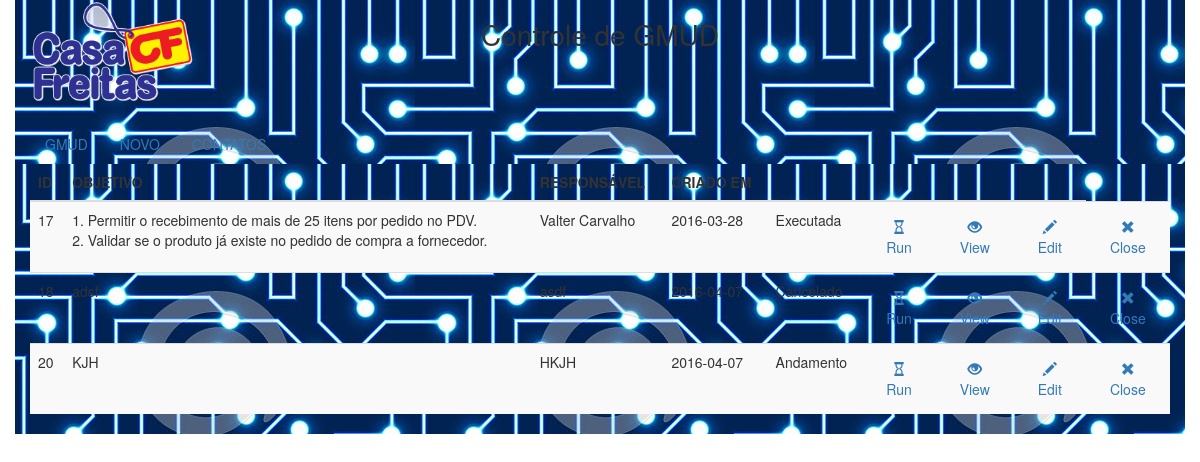
Before: / with the older database file.
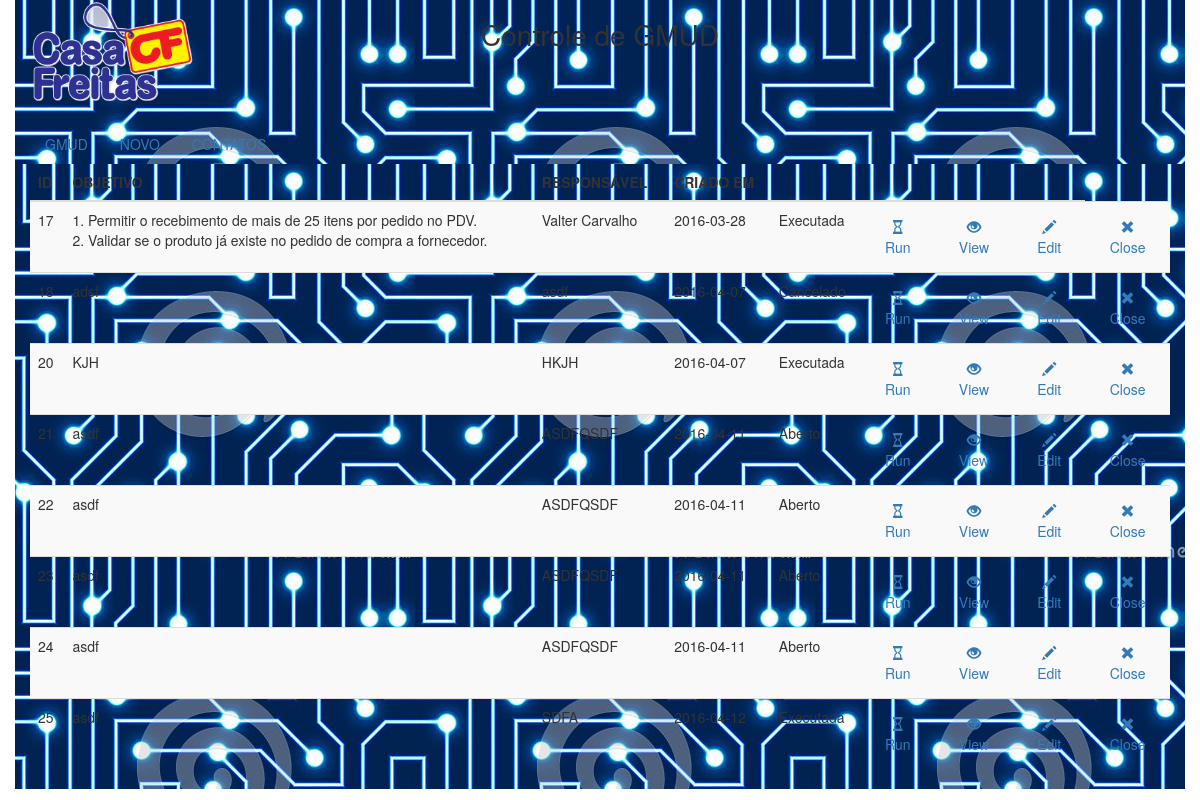
After: the same page with the newer database file.
### tables this page shows
CREATE TABLE IF NOT EXISTS `gmud` (
  `id` int(11) NOT NULL AUTO_INCREMENT,
  `tipoMudanca` int(11) NOT NULL,
  `sistema` varchar(45) NOT NULL,
  `modulos` varchar(45) NOT NULL,
  `descricao` text NOT NULL,
  `objetivo` text NOT NULL,
  `requisitante` varchar(45) NOT NULL,
  `chamado` varchar(45) DEFAULT NULL,
  `dataHoraExecPret` datetime NOT NULL,
  `homologado` tinyint(1) NOT NULL,
  `riscoDesc` text NOT NULL,
  `riscoDescNaoExec` text NOT NULL,
  `indisponibilidade` text NOT NULL,
  `contigencia` varchar(45) NOT NULL,
  `respMudanca` varchar(45) NOT NULL,
  `respValMudanca` varchar(45) NOT NULL,
  `observacao` text,
  `resultato` varchar(100) DEFAULT NULL,
  `problemas` varchar(400) DEFAULT NULL,
  `riscoExecucao` int(11) NOT NULL,
  `riscoNaoExecucao` int(11) NOT NULL,
  `dataCriacao` date NOT NULL,
  `inicioExecucao` datetime DEFAULT NULL,
  `dataFechamento` datetime DEFAULT NULL,
  `situacao` int(11) NOT NULL,
  PRIMARY KEY (`id`),
  KEY `riscoMudanca_idx` (`riscoExecucao`),
  KEY `riscoNaoMudanca_idx` (`riscoNaoExecucao`),
  KEY `tipoMudanca_idx` (`tipoMudanca`),
  KEY `situacao` (`situacao`),
  KEY `situacao_2` (`situacao`)
);

### src/listarGmud.php (the view, shortened to what this page needs)
<?php
$listaGmud = "Select * from gmud";
$result = mysqli_query($link, $listaGmud);
?>
 	<div class="container">
 		<div class="table-responsive">
	 		<table class="table table-striped">
	 			<thead>
	 				<tr>
	 					<th>ID</th>
	 					<th>OBJETIVO</th>
	 					<th>RESPONSÁVEL</th>
	 					<th>CRIADO EM</th>
	 					<th></th>
	 					<th></th>
	 					<th></th>
	 					<th></th>
	 				</tr>
	 			</thead>
	 			<tbody>
	 				<?php while ($gmud = mysqli_fetch_assoc($result)): ?>
	 				<?php 	$resultSituacao = mysqli_query($link, "select descricao from situacaogmud where id={$gmud['situacao']}");
	 								$gmud['situacao'] = mysqli_fetch_assoc($resultSituacao)['descricao'];
	 				?>
					<?php
					$btnRun = "false";
					$btnEdit = "false";
					$btnClose = "false";
					switch ($gmud['situacao']){
						case "Aberto":
							$btnRun = "true";
							$btnEdit = "true";
							break;
						case "Cancelado":
							break;
						case "Executada":
							break;
						case "Andamento":
							$btnClose = "true";
							break;
					}
					?>
	 				<tr>
	 					<td><?=$gmud['id']?></td>
	 					<td><?=$gmud['objetivo']?></td>
	 					<td><?=$gmud['respMudanca']?></td>
	 					<td><?=$gmud['dataCriacao']?></td>
	 					<td><?=$gmud['situacao']?></td>
	 					<td class="text-center">
	 						<a class="btn" onclick="return <?=$btnRun?>" href="executarGmudLogic.php?id=<?=$gmud['id']?>"  >
	 							<span class="glyphicon glyphicon-hourglass" area-hidden="falue"></span><br/>Run
	 						</a>
	 					</td>
	 					<td class="text-center">
	 						<a class="btn" href="index.php?pagina=visualizar&id=<?=$gmud['id']?>"  >
	 							<span class="glyphicon glyphicon-eye-open" area-hidden="true"></span><br/>View
	 						</a>
	 					</td>
	 					<td class="text-center">
							<a class="btn" onclick="return <?=$btnEdit?>" href="alterarGmud.php?id=<?=$gmud['id'] ?>">
	 							<span class="glyphicon glyphicon-pencil" area-hidden="true"></span><br/>Edit
	 						</a>
	 					</td>
	 					<td class="text-center">
							<a class="btn" onclick="return showPopUpFechamento(<?=$btnClose?>,<?= $gmud['id'] ?> );" href="">
	 							<span class="glyphicon glyphicon-remove" area-hidden="true"></span><br/>Close
	 						</a>
	 					</td>
	  				</tr>
	 				<?php endwhile;?>
	 			</tbody>
	 		</table>
	 	</div>
 	</div>

### src/index.php (shortened to what this page needs)
<!DOCTYPE html>
<html lang="PT-br">
  <head>
    <link href="css/bootstrap.min.css" rel="stylesheet">
    <link href="css/normalize.css" rel="stylesheet">
    <link href="css/style.css" rel="stylesheet">
    <link href="css/gmud.css" rel="stylesheet">
  </head>
  <body class="corpo">
 	<div class="container">
 		<div class="row topo">
 			<img class="col-xs-2" src="imagens/logocf.png">
 			<div class="col-xs-8 text-center"><h1>Controle de GMUD</div>
 		</div>
 		<br/>
 		<nav>
		 	<ul class="nav nav-pills">
		 		<li><a role="presentation" href="index.php">GMUD</a></li>
		 		<li><a href="index.php?pagina=criar">NOVO</a></li>
		 		<li><a href="index.php?pagina=contatos">CONTATOS</a></li>
		 	</ul>
	 	</nav>
 	</div>
 	<?php
 	isset($_GET['pagina'])? $pagina = $_GET['pagina'] : $pagina = "listar";
 	require_once $pagina . 'Gmud.php';?>
  </body>
</html>

### src/css/style.css (style rules this page uses)
* { box-sizing:border-box; }
.container { background-image: url("imagens/fundo.jpg") !important; }

Changed rows visible on the page:
changed gmud "KJH": situacao "Andamento" → "Executada"
added gmud: id "21", objetivo "asdf", respMudanca "ASDFQSDF", dataCriacao "2016-04-11", situacao "Aberto"
added gmud: id "22", objetivo "asdf", respMudanca "ASDFQSDF", dataCriacao "2016-04-11", situacao "Aberto"
added gmud: id "23", objetivo "asdf", respMudanca "ASDFQSDF", dataCriacao "2016-04-11", situacao "Aberto"
added gmud: id "24", objetivo "asdf", respMudanca "ASDFQSDF", dataCriacao "2016-04-11", situacao "Aberto"
added gmud: id "25", objetivo "asdf", respMudanca "SDFA", dataCriacao "2016-04-12", situacao "Executada"
